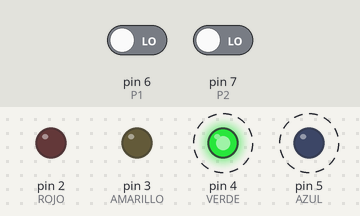
This sketch was run on a simulated Arduino Uno, built with avr-gcc and run on an emulated ATmega328P. On the bench: output pins drawn as LEDs (lit = HIGH). Dashed ring = blinking. Inputs (shaded band) come from the test bench; at power-on: pin 6 (P1) LOW, pin 7 (P2) LOW.

Above: at 0.5 s.
1.3 s: pin 6 (P1) driven HIGH
At 1.51 s:
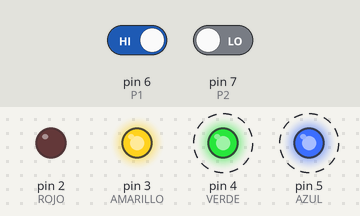
4.3 s: pin 7 (P2) driven HIGH
At 4.75 s:
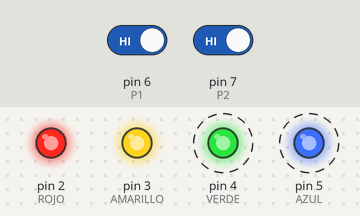
7.3 s: pin 6 (P1) driven LOW
At 7.99 s:
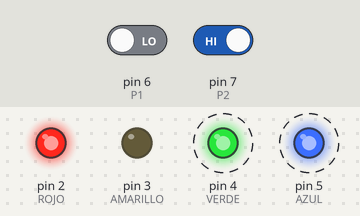
10.3 s: pin 7 (P2) driven LOW
At 10.42 s:
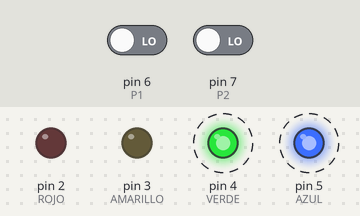
Timing chart, 0 to 14.3 s (numbered marks = the images above; inputs shaded):
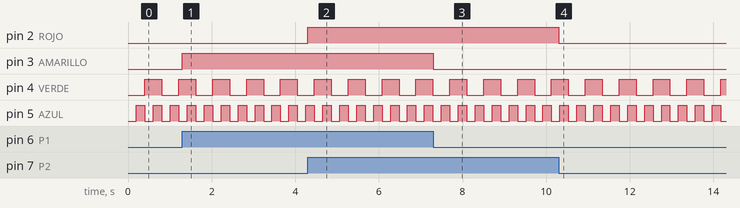

The sketch:

TP03B.ino
```cpp
//BLINK1

#define ROJO 2
#define VERDE 4
#define AMARILLO 3
#define AZUL 5
#define P1 6
#define P2 7
#define TOSC 200
#define TOSC2 400

void initTimer2(void);

int cont=0;
int cont2=0;
bool estado=0;
bool estado2=0;
bool flag=0;
bool flag2=0;

void setup()
{
  pinMode(ROJO,OUTPUT);
  pinMode(VERDE,OUTPUT);
  pinMode(AMARILLO,OUTPUT);
  pinMode(AZUL,OUTPUT);
  pinMode(P1,INPUT);
  pinMode(P2,INPUT);
  initTimer2();
}

void loop()
{
  //animacion led testigo
  if(flag)
  {
    flag=0;
    estado=!estado;
    digitalWrite(AZUL,estado);
  }

   if(flag2)
  {
    flag2=0;
    estado2=!estado2;
    digitalWrite(VERDE,estado2);
  }

  if(digitalRead(P1)==HIGH)
  {
    digitalWrite(AMARILLO,1);
  }
  else
  {
    digitalWrite(AMARILLO,0);
  }

    if(digitalRead(P2)==HIGH)
  {
    digitalWrite(ROJO,1);
  }
  else
  {
    digitalWrite(ROJO,0);
  }
}


//*********************************************************
//Vector interrupcion Timer2
//********************************************************
ISR(TIMER2_OVF_vect)
{
  TCNT2=5;
  cont++;
  cont2++;
  if(cont==TOSC)
  {
    cont=0;
    flag=1;
  }
   if(cont2==TOSC2)
  {
    cont2=0;
    flag2=1;
  }

}

//*******************************************************
//Configura Timer2
//******************************************************
void initTimer2(void)
{
   SREG = 0b01111111;       //Desabilitar interrupciones
   TIMSK2 = 0b00000001;     //Habilita la interrupcion por desbordamiento
   TCCR2B = 0b00000011;     //Configura preescala para que FT2 sea de 250KHz
   SREG = 0b10000000;       //Habilitar interrupciones //Desabilitar interrupciones
   TCNT2=5;                 //255-5 =250 (el valor que queremos)
}
```

Measured:
- after the input at 1.3 s, pin 3 (AMARILLO): LOW → HIGH at once
- after the input at 4.3 s, pin 2 (ROJO): LOW → HIGH at once
- after the input at 7.3 s, pin 3 (AMARILLO): HIGH → LOW at once
- after the input at 10.3 s, pin 2 (ROJO): HIGH → LOW at once
- by itself, pin 4 (VERDE): alternates HIGH for 0.41 s and LOW for 0.41 s
- by itself, pin 5 (AZUL): alternates HIGH for 0.20 s and LOW for 0.20 s
